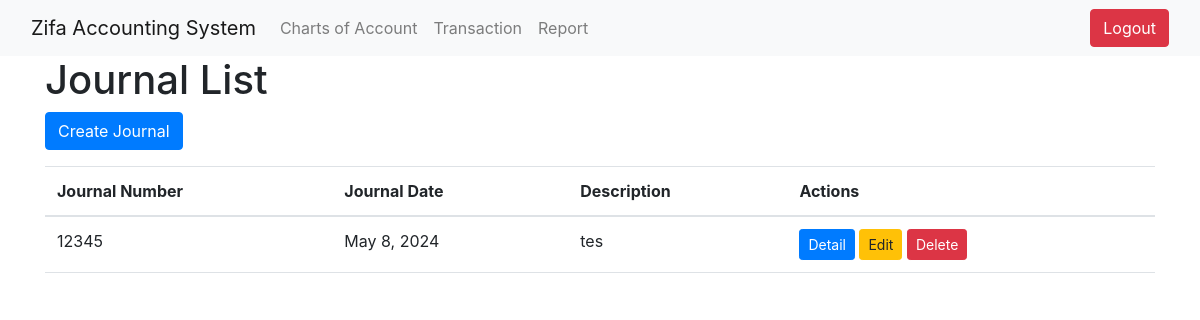
The app's page /journal/ (signed in), older data.
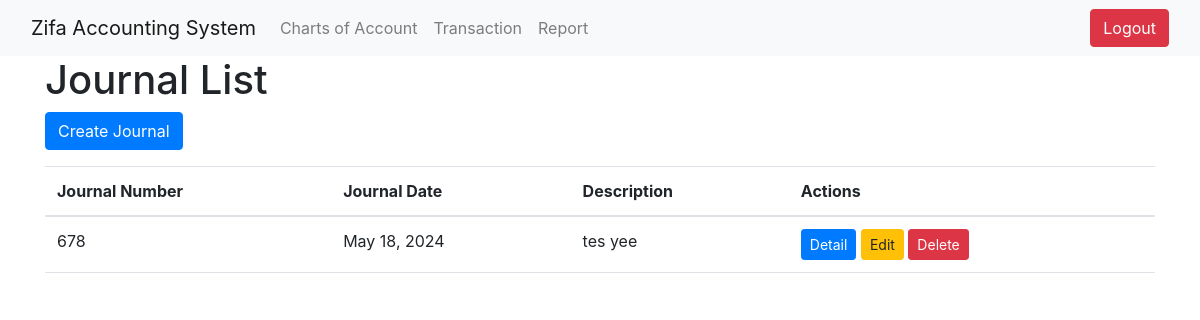
The same page, newer data.
### journal/models.py (models this page shows)
class Journal(models.Model):
    journal_num = models.CharField(max_length=10, primary_key=True)
    journal_date = models.DateField()
    desc = models.TextField(null=True)
    credit_sum = models.IntegerField(null=True)
    debit_sum = models.IntegerField(null=True)

### journal/views.py (the view)
    def _wrapped_view(request, *args, **kwargs):
        if not request.user.is_authenticated:
            return redirect(reverse("user_auth:login"))
        return view_func(request, *args, **kwargs)

### journal/views.py (called while the page is built)
def login_required(view_func):
    def _wrapped_view(request, *args, **kwargs):
        if not request.user.is_authenticated:
            return redirect(reverse("user_auth:login"))
        return view_func(request, *args, **kwargs)
    return _wrapped_view

@login_required
def journal_list(request):
    journals = Journal.objects.all()
    return render(request, 'journal_list.html', {'journals': journals})

### journal/templates/journal_list.html (shortened to what this page needs)
<!DOCTYPE html>
<html lang="en">
<head>
    <link href="https://cdn.jsdelivr.net/npm/bootstrap@5.2.3/dist/css/bootstrap.min.css" rel="stylesheet">
</head>
<body>
    <nav class="navbar navbar-expand-lg navbar-light bg-light">
        <div class="container-fluid">
          <a class="navbar-brand" href="#">
            Zifa Accounting System
          </a>
          <div class="collapse navbar-collapse" id="navbarNav">
            <ul class="navbar-nav me-auto mb-2 mb-lg-0">
              <li class="nav-item">
                <a class="nav-link" href="{% url 'charts_of_account:account_list' %}">Charts of Account</a>
              </li>
              <li class="nav-item">
                <a class="nav-link" href="{% url 'journal:journal_list' %}">Transaction</a>
              </li>
              <li class="nav-item">
                <a class="nav-link" href="{% url 'report:report_landing_page' %}">Report</a>
            </li>
            </ul>
          </div>
          <form class="d-flex">
            <a href="{% url 'user_auth:logout' %}" class="btn btn-danger">Logout</a>
          </form>
        </div>
      </nav>
    <div class="container">
        <h1>Journal List</h1>
        <button type="button" class="btn btn-primary mb-3" data-bs-toggle="modal" data-bs-target="#createJournalModal">
            Create Journal
        </button>
        <table class="table">
            <thead>
                <tr>
                    <th>Journal Number</th>
                    <th>Journal Date</th>
                    <th>Description</th>
                    <th>Actions</th>
                </tr>
            </thead>
            <tbody>
                {% for journal in journals %}
                <tr>
                    <td>{{ journal.journal_num }}</td>
                    <td>{{ journal.journal_date }}</td>
                    <td>{{ journal.desc }}</td>
                    <td>
                        <a class="btn btn-sm btn-primary" href="{% url 'journal:journal_detail' journal.journal_num %}" role="button">Detail</a>
                        <button type="button" class="btn btn-sm btn-warning" data-bs-toggle="modal" data-bs-target="#editJournalModal{{ journal.journal_num }}">
                            Edit
                        </button>
                        <button type="button" class="btn btn-sm btn-danger" data-bs-toggle="modal" data-bs-target="#deleteJournalModal{{ journal.journal_num }}">
                            Delete
                        </button>
                    </td>
                </tr>
                {% endfor %}
            </tbody>
        </table>
    </div>
    <link rel="stylesheet" href="https://maxcdn.bootstrapcdn.com/bootstrap/4.5.2/css/bootstrap.min.css">
    <link rel="stylesheet" href="https://cdn.jsdelivr.net/npm/bootstrap-icons@1.5.0/font/bootstrap-icons.css">
    <link rel="stylesheet" href="https://cdnjs.cloudflare.com/ajax/libs/bootstrap-datepicker/1.9.0/css/bootstrap-datepicker.min.css">
</body>
</html>

Row changes from the older to the newer data that the page shows:
removed Journal: journal_num "12345", journal_date "May 8, 2024", desc "tes"
added Journal: journal_num "678", journal_date "May 18, 2024", desc "tes yee"
